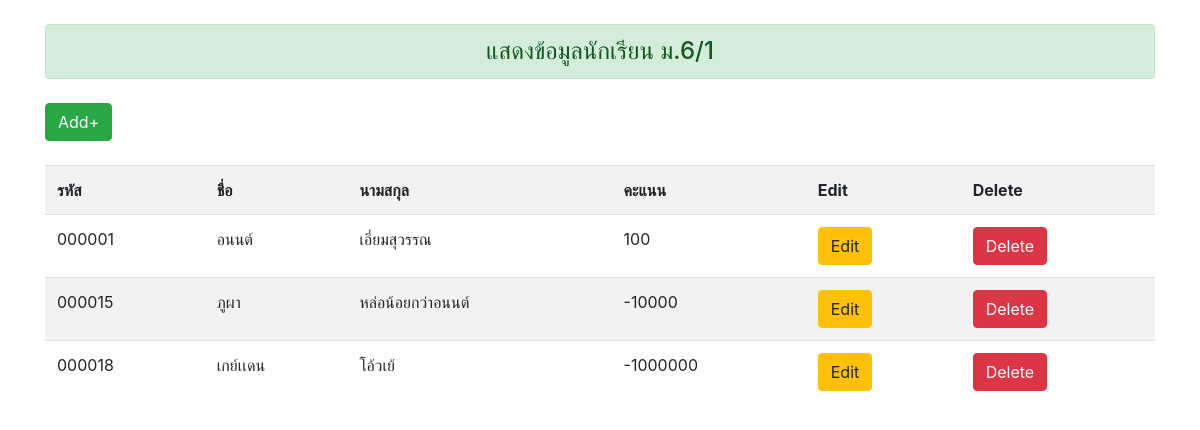
Page /show_member.php on the earlier database version.
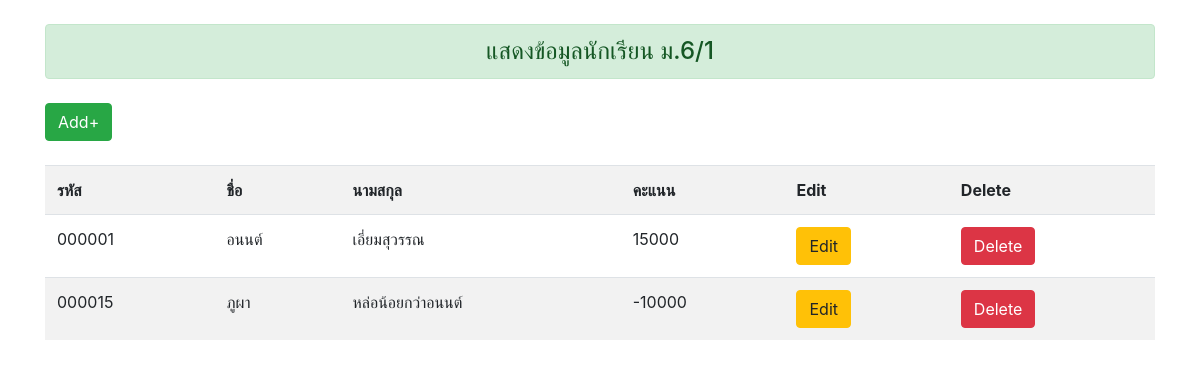
Same page on the later database version.
### tables this page shows
CREATE TABLE `member1` (
  `id` int(6) UNSIGNED ZEROFILL NOT NULL COMMENT 'รหัสสมาชิก',
  `name` varchar(30) NOT NULL COMMENT 'ชื่อสมาชิก',
  `surname` varchar(30) NOT NULL COMMENT 'นามสกุล',
  `points` int(10) NOT NULL COMMENT 'คะแนน'
);

### show_member.php (the view, shortened to what this page needs)
<?php
include 'condb.php';
?>
<!DOCTYPE html>
<html lang="en">
<head>
    <link href="bootstrap/css/bootstrap.min.css" rel="stylesheet" >
</head>
<body>
    <div class="container">
    <div class=" h4 text-center alert alert-success mb-4 mt-4 " role="alert"> แสดงข้อมูลนักเรียน ม.6/1  </div>
<a href="fr_member1.php"  class="btn btn-success mb-4">Add+</a>
<table class="table table-striped">
    <tr>
        <th>รหัส</th>
        <th>ชื่อ</th>
        <th>นามสกุล</th>
        <th>คะแนน</th>
        <th>Edit</th>
        <th>Delete</th>
    </tr>
  <?php
$sql = "SELECT * FROM member1";
$result=mysqli_query($conn,$sql);
while($row=mysqli_fetch_array($result)){
?>
    <tr>
    <td><?=$row["id"]?></td>
    <td><?=$row["name"]?></td>
    <td><?=$row["surname"]?></td>
    <td><?=$row["points"]?></td>
    <td><a href="edit_member1.php?id=<?=$row["id"]?>"  class="btn btn-warning">Edit</a>   </td>
    <td><a href="delete_member.php?id=<?=$row["id"]?>"  class="btn btn-danger" onclick="Del(this.href);return false;">Delete</a> </td>
</tr>
<?php
}
?>
</table>
</div>
</body>
</html>

Differences in the rows shown:
removed member1: id "000018", name "เกย์เเดน", surname "โอ้วเย้", points "-1000000"
changed member1 "อนนต์": points "100" → "15000"
